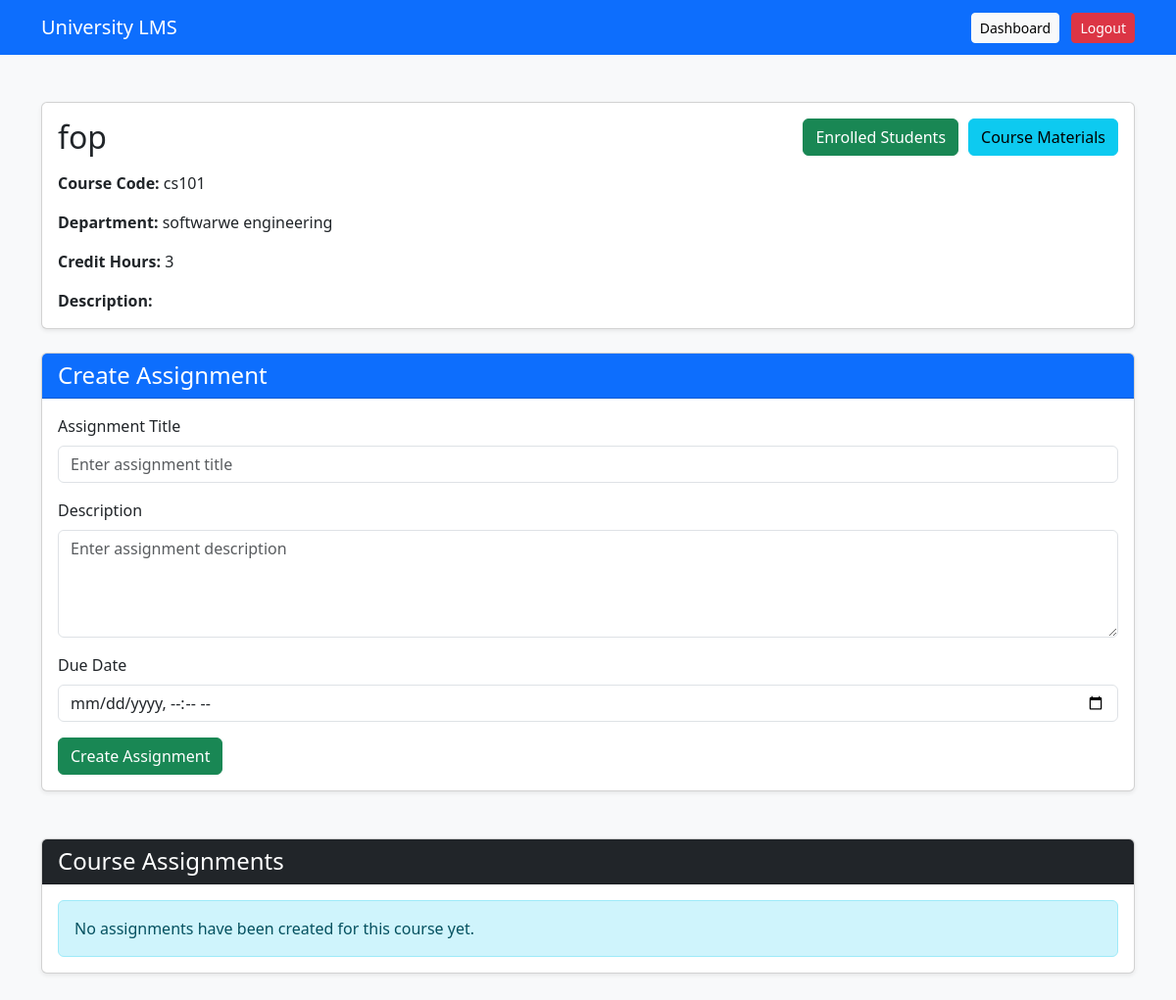
/teacher/course.php?id=7 (signed in), run on the app's committed database.
### tables this page shows
CREATE TABLE `courses` (
  `id` int(11) NOT NULL,
  `department_id` int(11) NOT NULL,
  `teacher_id` int(11) DEFAULT NULL,
  `course_code` varchar(50) NOT NULL,
  `course_name` varchar(150) NOT NULL,
  `description` text DEFAULT NULL,
  `credit_hours` int(11) DEFAULT 3,
  `created_at` timestamp NOT NULL DEFAULT current_timestamp()
);

CREATE TABLE `departments` (
  `id` int(11) NOT NULL,
  `name` varchar(100) NOT NULL,
  `description` text DEFAULT NULL,
  `created_at` timestamp NOT NULL DEFAULT current_timestamp()
);

### teacher/course.php (the view, shortened to what this page needs)
<?php
include "../includes/db.php";
$teacher_id = $_SESSION['user_id'];
$course_id = intval($_GET['id']);
$stmt = mysqli_prepare($conn, "
    SELECT
        courses.id,
        courses.course_code,
        courses.course_name,
        courses.description,
        courses.credit_hours,
        departments.name AS department_name
    FROM courses
    LEFT JOIN departments
        ON courses.department_id = departments.id
    WHERE courses.id = ?
    AND courses.teacher_id = ?
");
mysqli_stmt_bind_param(
    $stmt,
    "ii",
    $course_id,
    $teacher_id
);
mysqli_stmt_execute($stmt);
$result = mysqli_stmt_get_result($stmt);
$course = mysqli_fetch_assoc($result);
$stmt = mysqli_prepare($conn, "
    SELECT
        assignments.id,
        assignments.title,
        assignments.description,
        assignments.due_date,
        assignments.created_at,
        COUNT(submissions.id) AS submission_count
    FROM assignments
    LEFT JOIN submissions
        ON assignments.id = submissions.assignment_id
    WHERE assignments.course_id = ?
    GROUP BY
        assignments.id,
        assignments.title,
        assignments.description,
        assignments.due_date,
        assignments.created_at
    ORDER BY assignments.due_date ASC
");
mysqli_stmt_bind_param(
    $stmt,
    "i",
    $course_id
);
mysqli_stmt_execute($stmt);
$assignments_result =
    mysqli_stmt_get_result($stmt);
?>
<!DOCTYPE html>
<html lang="en">
<head>
    <link
        href="https://cdn.jsdelivr.net/npm/bootstrap@5.3.3/dist/css/bootstrap.min.css"
        rel="stylesheet"
    >
</head>
<body class="bg-light">
<nav class="navbar navbar-dark bg-primary">
    <div class="container">
        <a
            class="navbar-brand"
            href="dashboard.php"
        >
            University LMS
        </a>
        <div>
            <a
                href="dashboard.php"
                class="btn btn-light btn-sm me-2"
            >
                Dashboard
            </a>
            <a
                href="../logout.php"
                class="btn btn-danger btn-sm"
            >
                Logout
            </a>
        </div>
    </div>
</nav>
<div class="container py-5">
    <div class="card shadow-sm mb-4">
        <div class="card-body">
            <div
                class="d-flex justify-content-between align-items-start flex-wrap gap-3"
            >
                <div>
                    <h2 class="mb-3">
                        <?php
                        echo htmlspecialchars(
                            $course['course_name']
                        );
                        ?>
                    </h2>
                    <p>
                        <strong>
                            Course Code:
                        </strong>
                        <?php
                        echo htmlspecialchars(
                            $course['course_code']
                        );
                        ?>
                    </p>
                    <p>
                        <strong>
                            Department:
                        </strong>
                        <?php
                        echo htmlspecialchars(
                            $course['department_name']
                            ?? 'Not assigned'
                        );
                        ?>
                    </p>
                    <p>
                        <strong>
                            Credit Hours:
                        </strong>
                        <?php
                        echo htmlspecialchars(
                            $course['credit_hours']
                        );
                        ?>
                    </p>
                    <p class="mb-0">
                        <strong>
                            Description:
                        </strong>
                        <br>
                    </p>
                </div>
                <div class="course-actions">
                    <a
                        href="students.php?course_id=<?php echo $course_id; ?>"
                        class="btn btn-success"
                    >
                        Enrolled Students
                    </a>
                    <a
                        href="materials.php?id=<?php echo $course_id; ?>"
                        class="btn btn-info"
                    >
                        Course Materials
                    </a>
                </div>
            </div>
        </div>
    </div>
    <div class="card shadow-sm mb-5">
        <div class="card-header bg-primary text-white">
            <h4 class="mb-0">
                Create Assignment
            </h4>
        </div>
        <div class="card-body">
            <form
                method="POST"
                action=""
            >
                <div class="mb-3">
                    <label class="form-label">
                        Assignment Title
                    </label>
                    <input
                        type="text"
                        name="title"
                        class="form-control"
                        placeholder="Enter assignment title"
                        required
                    >
                </div>
                <div class="mb-3">
                    <label class="form-label">
                        Description
                    </label>
                    <textarea
                        name="description"
                        class="form-control"
                        rows="4"
                        placeholder="Enter assignment description"
                    ></textarea>
                </div>
                <div class="mb-3">
                    <label class="form-label">
                        Due Date
                    </label>
                    <input
                        type="datetime-local"
                        name="due_date"
                        class="form-control"
                        required
                    >
                </div>
                <button
                    type="submit"
                    name="add_assignment"
                    class="btn btn-success"
                >
                    Create Assignment
                </button>
            </form>
        </div>
    </div>
    <div class="card shadow-sm">
        <div class="card-header bg-dark text-white">
            <h4 class="mb-0">
                Course Assignments
            </h4>
        </div>
        <div class="card-body">
            <?php if (
                mysqli_num_rows(
                    $assignments_result
                ) > 0
            ): ?>
                <div class="table-responsive">
                    <table
                        class="table table-bordered table-hover assignment-table"
                    >
                        <thead class="table-light">
                            <tr>
                                <th>
                                    ID
                                </th>
                                <th>
                                    Title
                                </th>
                                <th>
                                    Description
                                </th>
                                <th>
                                    Due Date
                                </th>
                                <th>
                                    Submissions
                                </th>
                                <th style="width: 190px;">
                                    Actions
                                </th>
                            </tr>
                        </thead>
                        <tbody>
                        <?php while (
                            $assignment =
                            mysqli_fetch_assoc(
                                $assignments_result
                            )
                        ): ?>
                            <tr>
                                <td>
                                    <?php
                                    echo $assignment['id'];
                                    ?>
                                </td>
                                <td>
                                    <strong>
                                        <?php
                                        echo htmlspecialchars(
                                            $assignment['title']
                                        );
                                        ?>
                                    </strong>
                                </td>
                                <td class="description-cell">
                                    <?php
                                    $description =
                                        $assignment['description'];
                                    if (
                                        empty($description)
                                    ) {
                                        echo '<span class="text-muted">
                                                No description
                                              </span>';
                                    } else {
                                        echo nl2br(
                                            htmlspecialchars(
                                                $description
                                            )
                                        );
                                    }
                                    ?>
                                </td>
                                <td>
                                    <?php
                                    if (
                                        !empty(
                                            $assignment['due_date']
                                        )
                                    ) {
                                        echo date(
                                            "d M Y, h:i A",
                                            strtotime(
                                                $assignment['due_date']
                                            )
                                        );
                                    } else {
                                        echo "No due date";
                                    }
                                    ?>
                                </td>
                                <td class="text-center">
                                    <span
                                        class="badge bg-success fs-6"
                                    >
                                        <?php
                                        echo $assignment[
                                            'submission_count'
                                        ];
                                        ?>
                                    </span>
                                </td>
                                <td>
                                    <div class="action-buttons">
                                        <a
                                            href="submissions.php?assignment_id=<?php echo $assignment['id']; ?>"
                                            class="btn btn-primary"
                                        >
                                            View Submissions
                                        </a>
                                        <a
                                            href="edit_assignment.php?id=<?php echo $assignment['id']; ?>"
                                            class="btn btn-warning"
                                        >
                                            Edit Assignment
                                        </a>
                                        <a
                                            href="materials.php?id=<?php echo $course_id; ?>"
                                            class="btn btn-info"
                                        >
                                            Course Materials
                                        </a>
                                        <a
                                            href="course.php?id=<?php echo $course_id; ?>&delete_assignment=<?php echo $assignment['id']; ?>"
                                            class="btn btn-danger"
                                            onclick="return confirm('Are you sure you want to delete this assignment?');"
                                        >
                                            Delete Assignment
                                        </a>
                                    </div>
                                </td>
                            </tr>
                        <?php endwhile; ?>
                        </tbody>
                    </table>
                </div>
            <?php else: ?>
                <div class="alert alert-info mb-0">
                    No assignments have been created for this course yet.
                </div>
            <?php endif; ?>
        </div>
    </div>
</div>
</body>
</html>

### teacher/course.php (style rules this page uses)
.course-actions { display: flex; gap: 10px; flex-wrap: wrap; }

### data on the page
courses: course_name "fop", course_code "cs101", department.name "softwarwe engineering", credit_hours "3"
